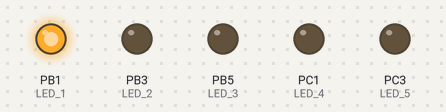
Bench run of a program on a simulated ATmega328P, built with avr-gcc and emulated at 16 MHz. Shown: output pins drawn as LEDs (lit = HIGH).

Above: at 0.07 s.
At 0.67 s:
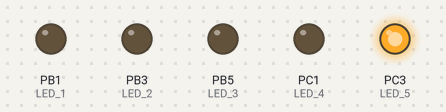
At 1.42 s:
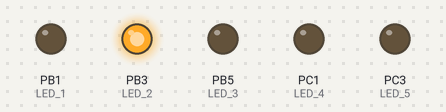
At 2.02 s:
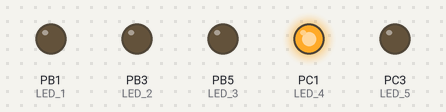
At 2.77 s:
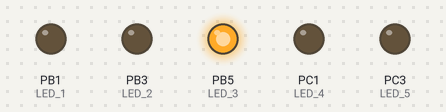
Timing chart, 0 to 3.1 s (numbered marks = the images above):
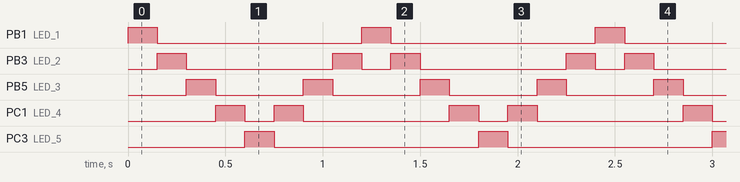

The program:

main.c
```c
// (licence header left out)
/* Defines -----------------------------------------------------------*/
#define LED_1   PB1     // AVR pin where green LED is connected
#define LED_2   PB3
#define LED_3   PB5
#define LED_4   PC1
#define LED_5   PC3
#define BLINK_DELAY 150
#ifndef F_CPU
#define F_CPU 16000000      // CPU frequency in Hz required for delay
#endif

/* Includes ----------------------------------------------------------*/
#include <util/delay.h>     // Functions for busy-wait delay loops
#include <avr/io.h>         // AVR device-specific IO definitions

/* Functions ---------------------------------------------------------*/
/**
 * Main function where the program execution begins. Toggle two LEDs
 * when a push button is pressed.
 */
int main(void)
{
    // Set pins as output in Data Direction Register...
    DDRB = DDRB | (1<<LED_1);
	DDRB = DDRB | (1<<LED_2);
	DDRB = DDRB | (1<<LED_3);
	DDRC = DDRC | (1<<LED_4);
	DDRC = DDRC | (1<<LED_5);
    // ...and turn LEDs off in Data Register
    PORTB = PORTB & ~(1<<LED_1); //TURN OFF
	PORTB = PORTB & ~(1<<LED_2);
	PORTB = PORTB & ~(1<<LED_3);
	PORTC = PORTC & ~(1<<LED_4);
	PORTC = PORTC & ~(1<<LED_5);

    // Infinite loop
    while (1)
    {

			PORTB = PORTB ^ (1<<LED_1); //TURN ON FIRST LED
			_delay_ms(BLINK_DELAY);
			PORTB = PORTB ^ (1<<LED_1); //TURN OFF FIRST LED
			PORTB = PORTB ^ (1<<LED_2); //AT THE SAME TIME THE SECOND ONE TURNS ON
			_delay_ms(BLINK_DELAY);
			PORTB = PORTB ^ (1<<LED_2);
			PORTB = PORTB ^ (1<<LED_3);
			_delay_ms(BLINK_DELAY);
			PORTB = PORTB ^ (1<<LED_3);
			PORTC = PORTC ^ (1<<LED_4);
			_delay_ms(BLINK_DELAY);
			PORTC = PORTC ^ (1<<LED_4);
			PORTC = PORTC ^ (1<<LED_5);
			_delay_ms(BLINK_DELAY);
			PORTC = PORTC ^ (1<<LED_5);
			PORTC = PORTC ^ (1<<LED_4);
			_delay_ms(BLINK_DELAY);
			PORTC = PORTC ^ (1<<LED_4);
			PORTB = PORTB ^ (1<<LED_3);
			_delay_ms(BLINK_DELAY);
			PORTB = PORTB ^ (1<<LED_3);
			PORTB = PORTB ^ (1<<LED_2);
			_delay_ms(BLINK_DELAY);
			PORTB = PORTB ^ (1<<LED_2);

    }

    // Will never reach this
    return 0;
}
```

Measured:
- by itself, PB1 (LED_1), PC3 (LED_5): alternates HIGH for 0.15 s and LOW for 1.1 s
- by itself, PB3 (LED_2): repeats every 1.2 s: LOW 0.75 s, HIGH 0.15 s, LOW 0.15 s, HIGH 0.15 s
- by itself, PB5 (LED_3): alternates HIGH for 0.15 s and LOW for 0.45 s
- by itself, PC1 (LED_4): repeats every 1.2 s: LOW 0.15 s, HIGH 0.15 s, LOW 0.75 s, HIGH 0.15 s
